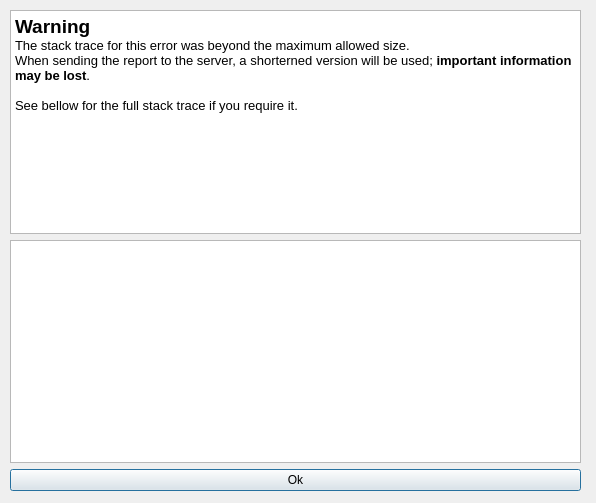
<?xml version="1.0" encoding="UTF-8"?>
<ui version="4.0">
 <class>stackTraceWarning</class>
 <widget class="QDialog" name="stackTraceWarning">
  <property name="geometry">
   <rect>
    <x>0</x>
    <y>0</y>
    <width>596</width>
    <height>503</height>
   </rect>
  </property>
  <property name="windowTitle">
   <string>Warning</string>
  </property>
  <widget class="QWidget" name="verticalLayoutWidget">
   <property name="geometry">
    <rect>
     <x>10</x>
     <y>10</y>
     <width>571</width>
     <height>481</height>
    </rect>
   </property>
   <layout class="QVBoxLayout" name="verticalLayout_2">
    <item>
     <widget class="QTextBrowser" name="warningText">
      <property name="html">
       <string>&lt;!DOCTYPE HTML PUBLIC &quot;-//W3C//DTD HTML 4.0//EN&quot; &quot;http://www.w3.org/TR/REC-html40/strict.dtd&quot;&gt;
&lt;html&gt;&lt;head&gt;&lt;meta name=&quot;qrichtext&quot; content=&quot;1&quot; /&gt;&lt;style type=&quot;text/css&quot;&gt;
p, li { white-space: pre-wrap; }
&lt;/style&gt;&lt;/head&gt;&lt;body style=&quot; font-family:'MS Shell Dlg 2'; font-size:8.25pt; font-weight:400; font-style:normal;&quot;&gt;
&lt;p style=&quot; margin-top:0px; margin-bottom:0px; margin-left:0px; margin-right:0px; -qt-block-indent:0; text-indent:0px;&quot;&gt;&lt;span style=&quot; font-size:14pt; font-weight:600;&quot;&gt;Warning&lt;/span&gt;&lt;/p&gt;
&lt;p style=&quot; margin-top:0px; margin-bottom:0px; margin-left:0px; margin-right:0px; -qt-block-indent:0; text-indent:0px;&quot;&gt;&lt;span style=&quot; font-size:10pt;&quot;&gt;The stack trace for this error was beyond the maximum allowed size.&lt;/span&gt;&lt;/p&gt;
&lt;p style=&quot; margin-top:0px; margin-bottom:0px; margin-left:0px; margin-right:0px; -qt-block-indent:0; text-indent:0px;&quot;&gt;&lt;span style=&quot; font-size:10pt;&quot;&gt;When sending the report to the server, a shorterned version will be used; &lt;/span&gt;&lt;span style=&quot; font-size:10pt; font-weight:600;&quot;&gt;important information may be lost&lt;/span&gt;&lt;span style=&quot; font-size:10pt;&quot;&gt;.&lt;/span&gt;&lt;/p&gt;
&lt;p style=&quot;-qt-paragraph-type:empty; margin-top:0px; margin-bottom:0px; margin-left:0px; margin-right:0px; -qt-block-indent:0; text-indent:0px; font-size:10pt;&quot;&gt;&lt;br /&gt;&lt;/p&gt;
&lt;p style=&quot; margin-top:0px; margin-bottom:0px; margin-left:0px; margin-right:0px; -qt-block-indent:0; text-indent:0px;&quot;&gt;&lt;span style=&quot; font-size:10pt;&quot;&gt;See bellow for the full stack trace if you require it.&lt;/span&gt;&lt;/p&gt;&lt;/body&gt;&lt;/html&gt;</string>
      </property>
     </widget>
    </item>
    <item>
     <widget class="QTextEdit" name="stackTraceText">
      <property name="readOnly">
       <bool>true</bool>
      </property>
     </widget>
    </item>
    <item>
     <widget class="QPushButton" name="pushButtonOk">
      <property name="text">
       <string>Ok</string>
      </property>
     </widget>
    </item>
   </layout>
  </widget>
 </widget>
 <resources/>
 <connections/>
</ui>
